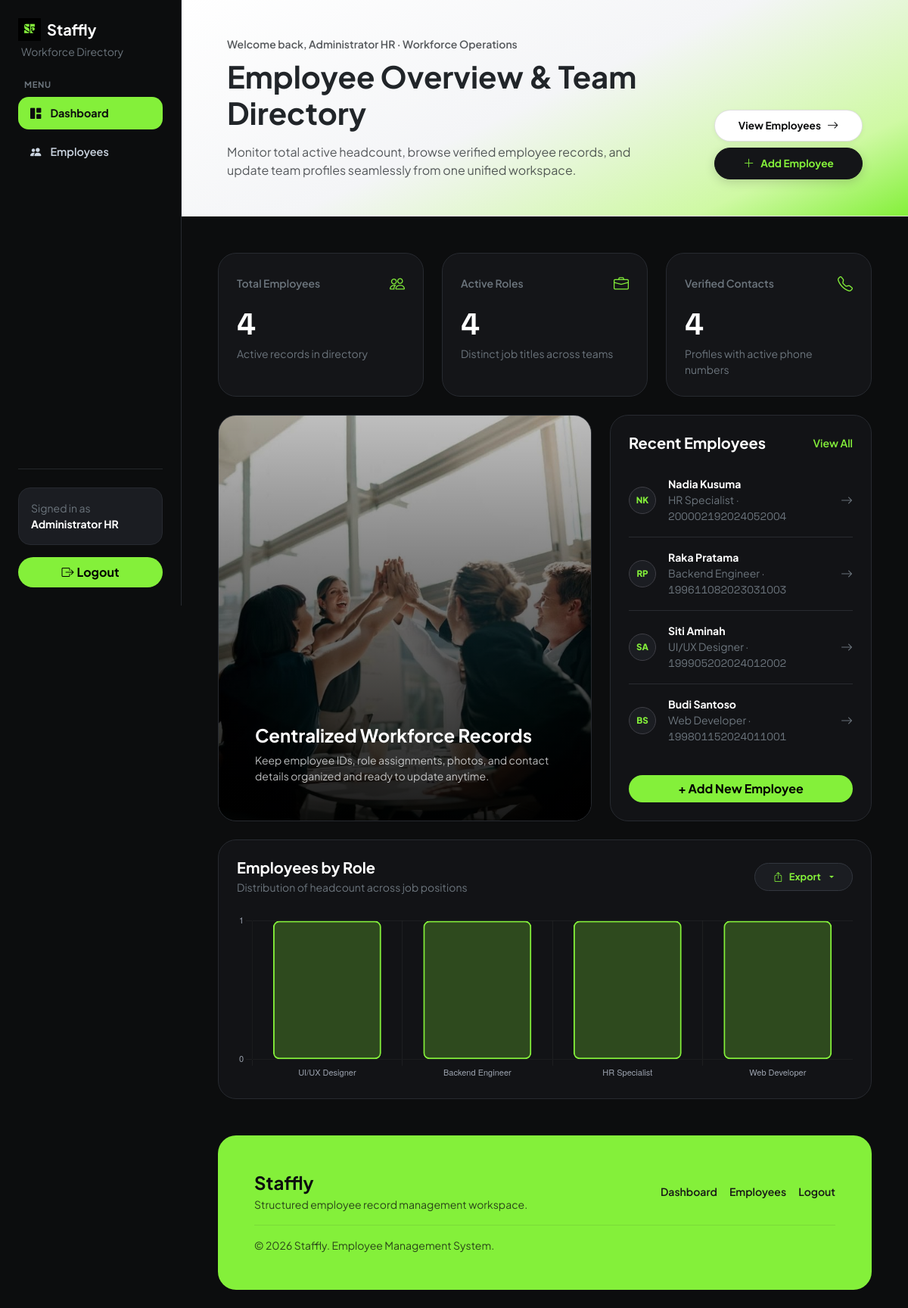
/dashboard.php (signed in), run on the app's committed database.
### tables this page shows
CREATE TABLE employees (
    id INT AUTO_INCREMENT PRIMARY KEY,
    nip VARCHAR(30) UNIQUE NOT NULL,
    nama VARCHAR(100) NOT NULL,
    email VARCHAR(100) NOT NULL,
    jabatan VARCHAR(80) NOT NULL,
    no_telepon VARCHAR(20) NULL,
    foto VARCHAR(255) NULL,
    created_at TIMESTAMP DEFAULT CURRENT_TIMESTAMP
);

### dashboard.php (the view, shortened to what the rows shown need)
<?php
require_once './config/koneksi.php';
$recentEmployees = $pdo->query("SELECT * FROM employees ORDER BY id DESC LIMIT 4")->fetchAll();
$chartData = $pdo->query("SELECT jabatan, COUNT(*) as total FROM employees GROUP BY jabatan ORDER BY total DESC LIMIT 7")->fetchAll();
$chartLabels = json_encode(array_column($chartData, 'jabatan'));
$chartValues = json_encode(array_column($chartData, 'total'));
?>
<!doctype html>
<html lang="en">
<head>
    <link href="https://cdn.jsdelivr.net/npm/bootstrap@5.3.3/dist/css/bootstrap.min.css" rel="stylesheet">
    <link href="https://cdn.jsdelivr.net/npm/bootstrap-icons@1.11.3/font/bootstrap-icons.min.css" rel="stylesheet">
    <link rel="stylesheet" href="./assets/css/style.css?v=7">
</head>
<body>
    <div class="staffly-shell">
        <div class="flex-grow-1 d-flex flex-column" style="min-width: 0;">
            <section class="dashboard-hero-banner px-3 px-lg-5">
                <div class="container-fluid" style="max-width: 1140px;">
                    <div class="row align-items-end g-4">
                        <div class="col-lg-8">
                            <h1 class="display-6 fw-bold text-dark mb-3">Employee Overview &amp; Team Directory</h1>
                        </div>
                    </div>
                </div>
            </section>
            <main class="container-fluid px-3 px-lg-5 py-5 flex-grow-1" style="max-width: 1140px;">
                <div class="row g-4 align-items-stretch">
                    <div class="col-lg-7">
                        <div class="staffly-card card-hover-lift overflow-hidden position-relative h-100 d-flex flex-column justify-content-end" style="min-height: 300px;">
                            <div class="position-relative p-4 p-sm-5">
                                <h2 class="h4 fw-bold text-white mb-2">Centralized Workforce Records</h2>
                            </div>
                        </div>
                    </div>
                    <div class="col-lg-5">
                        <div class="staffly-panel p-4 h-100 d-flex flex-column justify-content-between">
                            <div>
                                <div class="d-flex justify-content-between align-items-center mb-3">
                                    <h2 class="h5 fw-bold text-white mb-0">Recent Employees</h2>
                                </div>
                                <?php if (empty($recentEmployees)): ?>
                                    <p class="small text-secondary py-4 text-center">No employee records saved yet.</p>
                                <?php else: ?>
                                    <div class="list-group list-group-flush">
                                        <?php foreach ($recentEmployees as $emp): ?>
                                            <a href="./pegawai/detail.php?id=<?= (int) $emp['id'] ?>"
                                               class="list-group-item bg-transparent border-secondary border-opacity-25 px-0 py-3 d-flex justify-content-between align-items-center text-decoration-none">
                                                <div class="d-flex align-items-center gap-3">
                                                    <?php if (!empty($emp['foto'])): ?>
                                                        <img src="./assets/images/employees/<?= e($emp['foto']) ?>" alt="<?= e($emp['nama']) ?>" class="avatar-circle">
                                                    <?php else: ?>
                                                        <span class="avatar-initials"><?= e(getInitials($emp['nama'])) ?></span>
                                                    <?php endif; ?>
                                                    <div>
                                                        <div class="small fw-bold text-white"><?= e($emp['nama']) ?></div>
                                                        <div class="small text-secondary"><?= e($emp['jabatan']) ?> · <span class="font-mono-tabular"><?= e($emp['nip']) ?></span></div>
                                                    </div>
                                                </div>
                                                <i class="bi bi-arrow-right text-secondary"></i>
                                            </a>
                                        <?php endforeach; ?>
                                    </div>
                                <?php endif; ?>
                            </div>
                        </div>
                    </div>
                </div>
                <?php if (!empty($chartData)): ?>
                <div class="row g-4 mt-0">
                    <div class="col-12">
                        <div class="staffly-panel p-4">
                            <div class="d-flex justify-content-between align-items-center mb-4">
                                <div>
                                    <h2 class="h5 fw-bold text-white mb-1">Employees by Role</h2>
                                </div>
                            </div>
                        </div>
                    </div>
                </div>
                <?php endif; ?>
            </main>
        </div>
    </div>
    <script>
        // Hover styling dropdown di dashboard
        document.querySelectorAll('.dropdown-menu .dropdown-item').forEach(el => {
            el.addEventListener('mouseenter', () => {
                el.style.backgroundColor = 'rgba(132, 240, 58, 0.1)';
                el.style.color = '#ffffff';
            });
            el.addEventListener('mouseleave', () => {
                el.style.backgroundColor = '';
                el.style.color = '#e5e7eb';
            });
        });
        // Chart: Pegawai per Jabatan
        const ctx = document.getElementById('roleChart');
        if (ctx) {
            new Chart(ctx, {
                type: 'bar',
                data: {
                    labels: <?= $chartLabels ?>,
                    datasets: [{
                        label: 'Employees',
                        data: <?= $chartValues ?>,
                        backgroundColor: 'rgba(132, 240, 58, 0.25)',
                        borderColor: '#84f03a',
                        borderWidth: 2,
                        borderRadius: 8,
                        borderSkipped: false,
                    }]
                },
                options: {
                    responsive: true,
                    maintainAspectRatio: false,
                    plugins: {
                        legend: { display: false },
                        tooltip: {
                            backgroundColor: '#1b1d22',
                            borderColor: '#272a30',
                            borderWidth: 1,
                            titleColor: '#84f03a',
                            bodyColor: '#e5e7eb',
                        }
                    },
                    scales: {
                        x: {
                            ticks: { color: '#9ca3af', font: { size: 11 } },
                            grid: { color: 'rgba(255,255,255,0.05)' }
                        },
                        y: {
                            ticks: { color: '#9ca3af', stepSize: 1, font: { size: 11 } },
                            grid: { color: 'rgba(255,255,255,0.05)' },
                            beginAtZero: true,
                        }
                    }
                }
            });
        }
    </script>
</body>
</html>

### data on the page
employees: nama "NK", nama "Nadia Kusuma", jabatan "HR Specialist", nip "200002192024052004"
employees: nama "RP", nama "Raka Pratama", jabatan "Backend Engineer", nip "199611082023031003"
employees: nama "SA", nama "Siti Aminah", jabatan "UI/UX Designer", nip "199905202024012002"
employees: nama "BS", nama "Budi Santoso", jabatan "Web Developer", nip "199801152024011001"

### other printed values
$_SESSION['nama_lengkap'] "Administrator HR"
$totalEmployees "4"
$totalRoles "4"
$verifiedPhones "4"
chart data {{ $chartValues }} [1,1,1,1]
